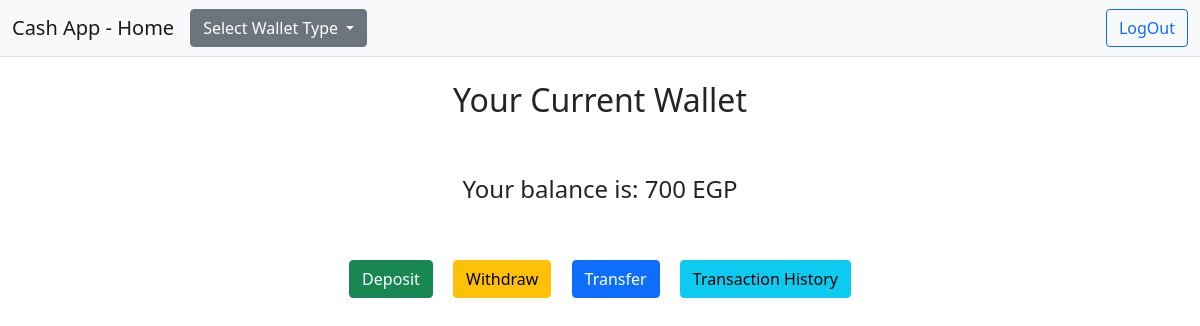
The app's page /home/ (signed in), older data.
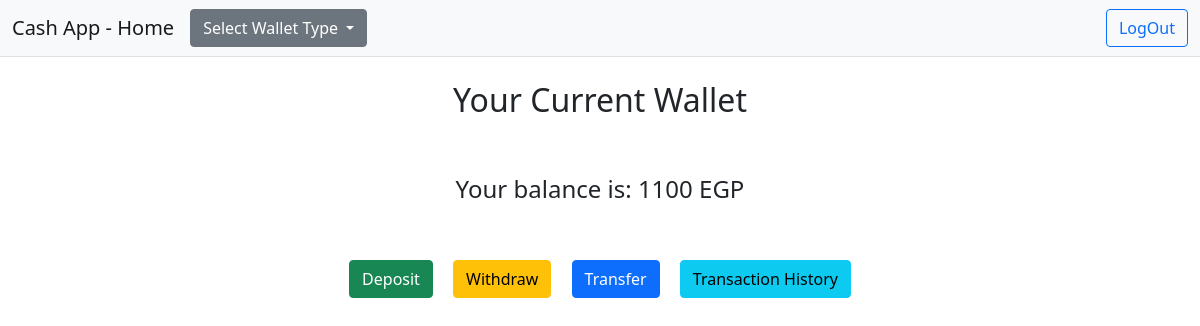
The same page, newer data.
### testapp/models.py (models this page shows, shortened)
class Wallet(models.Model):
    customer = models.ForeignKey(Customer, on_delete=models.CASCADE)
    type = models.CharField(max_length=100, default='current')
    limit = models.IntegerField(default=100000)
    amount = models.IntegerField(default=0)
    slug = models.SlugField(max_length=255, unique=True, blank=True, null=True)
    isActive = models.BooleanField(default=True)
    createdAt = models.DateTimeField(auto_now_add=True)
    deactivatedAt = models.DateTimeField(auto_now=True)

### testapp/views.py (the view)
# urls.py: 2. Add a URL to urlpatterns:  path('', views.home, name='home')
def home(request):
    if request.user.is_authenticated:
        customer = request.user.customer
        wallet_type = request.GET.get('wallet_type', 'current')
        current_wallet = Wallet.objects.filter(customer=customer, type=wallet_type).first()
        return render(request, 'Home.html', {
            'wallet': current_wallet,
        })
    else:
        return redirect('landing')

### testapp/context_processors.py (called while the page is built)
def wallet_context(request):
    if request.user.is_authenticated:
        customer = request.user.customer
        user_wallets = Wallet.objects.filter(customer=customer).values_list('type', flat=True)
        wallet_types = list(user_wallets)
        missing_wallet_types = [wallet_type for wallet_type in AVAILABLE_WALLET_TYPES if wallet_type not in wallet_types]
        return {
            'wallet_types': wallet_types,
            'missing_wallet_types': missing_wallet_types
        }
    return {
        'wallet_types': [],
        'missing_wallet_types': AVAILABLE_WALLET_TYPES
    }

### testapp/templates/Home.html
{% extends './base.html' %}
{% load static %}
{% block headertitle %}Cash App - Home{% endblock %}
{% block content %}
    <br>
    <h2 align="center">Your {{ wallet.type|capfirst }} Wallet</h2>
    {% if wallet %}
    <br><br>
        <h4 align="center">Your balance is: {{ wallet.amount }} EGP</h4>
        <br><br>
        <div class="text-center">
            <a href="{% url 'deposit' wallet.id %}" class="btn btn-success mx-2">Deposit</a>
            <a href="{% url 'withdraw' wallet.id %}" class="btn btn-warning mx-2">Withdraw</a>
            <a href="{% url 'transfer' wallet.id %}" class="btn btn-primary mx-2">Transfer</a>
            <a href="{% url 'transaction_history' wallet.id %}" class="btn btn-info mx-2">Transaction History</a>
        </div>
    {% else %}
        <p>You do not have a current-type wallet.</p>
    {% endif %}
{% endblock %}

### testapp/templates/base.html (shortened to what this page needs)
{% load static %}
<!DOCTYPE html>
<html>
<head>
    <link href="https://cdn.jsdelivr.net/npm/bootstrap@5.0.0-beta1/dist/css/bootstrap.min.css" rel="stylesheet">
</head>
<body>
    <header>
        <nav class="navbar navbar-expand-md navbar-light bg-light border-bottom">
            <div class="container-fluid">
                <a class="navbar-brand" href="#">{% block headertitle %}Cash App{% endblock %}</a>
                <div  class="dropdown">
                    <button class="btn btn-secondary dropdown-toggle" type="button" id="walletDropdown" data-bs-toggle="dropdown" aria-expanded="false">
                        Select Wallet Type
                    </button>
                </div>
                <div class="d-flex ms-auto">
                    <a class="btn btn-outline-primary" href="/">LogOut</a>
                </div>
            </div>
        </nav>
    </header>
    <div id="content">{% block content %} {% endblock %}</div>
</body>
</html>

Row changes from the older to the newer data that the page shows:
changed Wallet "Current": amount "700" → "1100"
